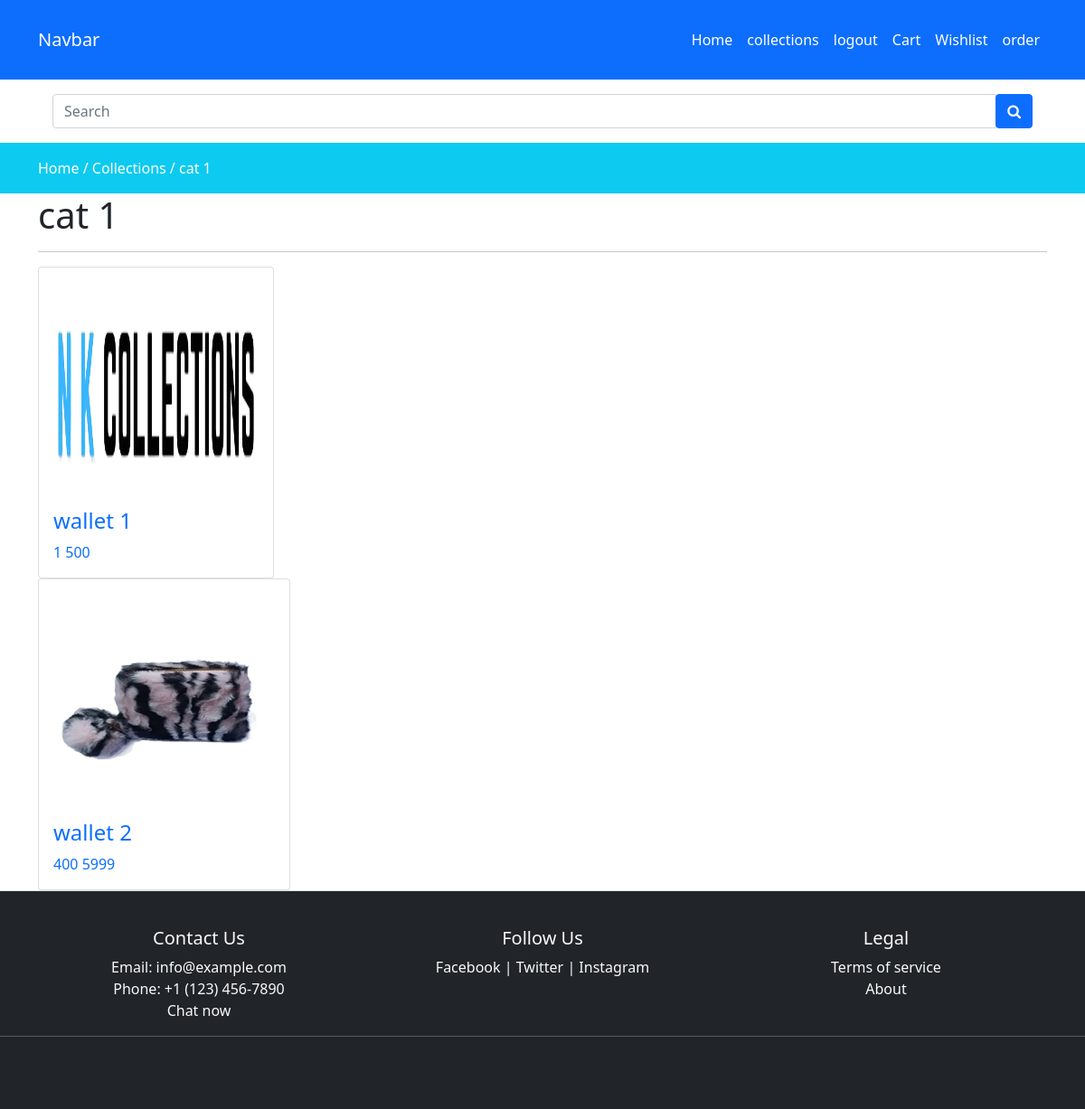
/collections/cat 1 (signed in), run on the app's committed database.
### store/models.py (models this page shows, shortened)
class Category(models.Model):
    slug = models.CharField(max_length=150,null=False,blank=False)
    name = models.CharField(max_length=150,null=False,blank=False)
    image = models.ImageField(upload_to=get_file_path,null=True,blank=True)
    description = models.TextField(max_length=500, null=False, blank=False)
    status = models.BooleanField(default=False,help_text="0-default,1-hidden")
    trending = models.BooleanField(default=False,help_text="0-default,1-trending")
    meta_title = models.CharField(max_length=150,null=False,blank=False)
    meta_keyword = models.CharField(max_length=500,null=False,blank=False)
    meta_description = models.CharField(max_length=500,null=False,blank=False)
    created_at = models.DateTimeField(auto_now_add=True)

class Product(models.Model):
    slug = models.CharField(max_length=150,null=False,blank=False)
    name = models.CharField(max_length=150,null=False,blank=False)
    category = models.ForeignKey(Category,on_delete=models.CASCADE)
    product_image = models.ImageField(upload_to=get_file_path,null=True,blank=True)
    small_description = models.TextField(max_length=500, null=False, blank=False)
    quantity=models.IntegerField(null=False,blank=False)
    orginal_price=models.FloatField(null=False,blank=False)
    selling_price=models.FloatField(null=False,blank=False)
    description = models.TextField(max_length=500, null=False, blank=False)
    status = models.BooleanField(default=False,help_text="0-default,1-hidden")
    trending = models.BooleanField(default=False,help_text="0-default,1-trending")
    tag = models.CharField(max_length=150,null=False,blank=False)
    meta_title= models.CharField(max_length=150,null=False,blank=False)
    meta_keyword = models.CharField(max_length=500,null=False,blank=False)
    meta_description = models.CharField(max_length=500,null=False,blank=False)
    created_at = models.DateTimeField(auto_now_add=True)

### store/views.py (the view)
# urls.py: path('collections/<str:slug>',views.collectionsviews,name='collectionsviews'),
def collectionsviews(request,slug):
    if(Category.objects.filter(status=0,slug=slug)):
        product = Product.objects.filter(category__slug=slug,status=0)
        category_name =Category.objects.filter(status=0).first()
        context ={'product':product,'category_name':category_name}
        return render(request,'store/product.html',context)
    else:
        messages.warning(request,"Category not found")
        return redirect('collections')

### store/templates/store/product.html (shortened to what this page needs)
{% extends 'store/layouts/main.html' %}
{% block content %}
<div class="py-3 bg-info">
    <div class="container">
        <a href="{% url 'home' %}" class="text-white">Home /</a>
        <a href="{% url 'collections' %}" class="text-white">Collections /</a>
        <a href="{% url 'collectionsviews' category_name.slug %}" class="text-white">{{category_name.name}}</a>
    </div>
</div>
 <div class="container">
    <div class="row">
        <div class="col-md-12">
            <h1>{{category_name.name}}</h1>
            <hr>
            <div class="row">
                {% for i in product %}
                <div class="col-md-3">
                    <div class="card">
                        <div class="card-body">
                            <div class="category-image">
                             <a href="{% url 'productview' i.category.slug i.slug %}">  <img src="{{ i.product_image.url }}" style="height: 250px; width: 100%;" alt="category-image">
                            </div>
                            <h4>{{ i.name }} </h4>
                            <span>{{i.selling_price | stringformat:'d' }} </span>
                            <span>{{i.orginal_price | stringformat:'d' }} </span>
                        </div>
                    </div>
                </div>
            </div>
            {% endfor %}
        </div>
    </div>
{% endblock content %}

### static/css/custom.css (style rules this page uses)
body { margin: 0; padding: 0; font-size: 1rem; font-weight: 400; line-height: 1.5; color: #343a40; text-align: left; background-color: #fff; min-height: 100vh; display: flex; flex-direction: column; }

### store/templates/store/layouts/main.html (style rules this page uses)
a { text-decoration:none; }

### data on the page
Category: name "cat 1"
Product: product_image (picture), name "wallet 1", selling_price "1", orginal_price "500"
Product: product_image (picture), name "wallet 2", selling_price "400", orginal_price "5999"
